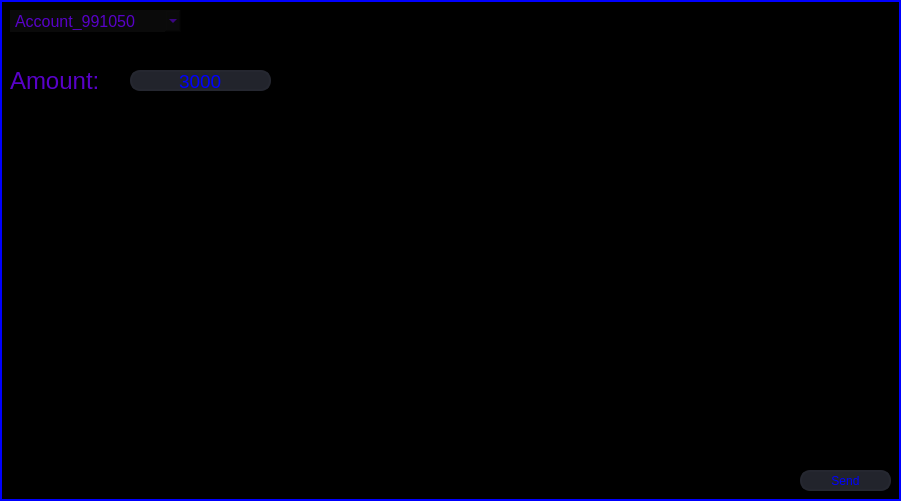
   <widget class="QFrame" name="frmCompanyFormular">
    <property name="geometry">
     <rect>
      <x>150</x>
      <y>110</y>
      <width>901</width>
      <height>501</height>
     </rect>
    </property>
    <property name="styleSheet">
     <string notr="true">background-color:rgb(0,0, 0);
 border-top: 2px solid blue; 
 border-left: 2px solid blue; 
 border-right: 2px solid blue; 
 border-bottom: 2px solid blue; </string>
    </property>
    <property name="frameShape">
     <enum>QFrame::StyledPanel</enum>
    </property>
    <property name="frameShadow">
     <enum>QFrame::Raised</enum>
    </property>
    <widget class="QLabel" name="label_3">
     <property name="geometry">
      <rect>
       <x>650</x>
       <y>580</y>
       <width>101</width>
       <height>31</height>
      </rect>
     </property>
     <property name="text">
      <string>lblcompany</string>
     </property>
    </widget>
    <widget class="QComboBox" name="comboBox_3">
     <property name="geometry">
      <rect>
       <x>10</x>
       <y>10</y>
       <width>171</width>
       <height>22</height>
      </rect>
     </property>
     <property name="font">
      <font>
       <pointsize>12</pointsize>
      </font>
     </property>
     <property name="styleSheet">
      <string notr="true">background-color: rgb(10,10,10);
color: rgb(88, 1, 200);
 border-top: 0px solid blue; 
 border-left: 0px solid blue; 
 border-right: 0px solid blue; 
 border-bottom: 0px solid blue; </string>
     </property>
     <item>
      <property name="text">
       <string>Account_991050</string>
      </property>
     </item>
    </widget>
    <widget class="QLabel" name="label_5">
     <property name="geometry">
      <rect>
       <x>10</x>
       <y>40</y>
       <width>121</width>
       <height>81</height>
      </rect>
     </property>
     <property name="font">
      <font>
       <family>Segoe UI</family>
       <pointsize>18</pointsize>
      </font>
     </property>
     <property name="styleSheet">
      <string notr="true">color: rgb(88, 1, 200);
 border-top: 0px solid blue; 
 border-left: 0px solid blue; 
 border-right: 0px solid blue; 
 border-bottom: 0px solid blue; </string>
     </property>
     <property name="text">
      <string>Amount:</string>
     </property>
    </widget>
    <widget class="QLineEdit" name="lineEdit">
     <property name="geometry">
      <rect>
       <x>130</x>
       <y>70</y>
       <width>141</width>
       <height>21</height>
      </rect>
     </property>
     <property name="font">
      <font>
       <pointsize>14</pointsize>
      </font>
     </property>
     <property name="styleSheet">
      <string notr="true">QLineEdit{
border: 2px solid rgb(37,39,48);
border-radius: 10px;
color: #FFF;
padding-left: 20px;
padding-right: 20px;
background-color: rgb(34,36,44);
color:rgb(0,0,255);
}
QLineEdit:hover { border: 2px solid rgb(48,50,62);}QLineEdit:focus{border:2px solid rgb(48,50,60)n}</string>
     </property>
     <property name="text">
      <string>3000</string>
     </property>
     <property name="alignment">
      <set>Qt::AlignCenter</set>
     </property>
    </widget>
    <widget class="QPushButton" name="btnSend">
     <property name="geometry">
      <rect>
       <x>800</x>
       <y>470</y>
       <width>91</width>
       <height>21</height>
      </rect>
     </property>
     <property name="styleSheet">
      <string notr="true">QPushButton{
border: 2px solid rgb(37,39,48);
border-radius: 10px;
color: #FFF;
padding-left: 20px;
padding-right: 20px;
background-color: rgb(34,36,44);
color:rgb(0,0,255);
}</string>
     </property>
     <property name="text">
      <string>Send</string>
     </property>
    </widget>
   </widget>
